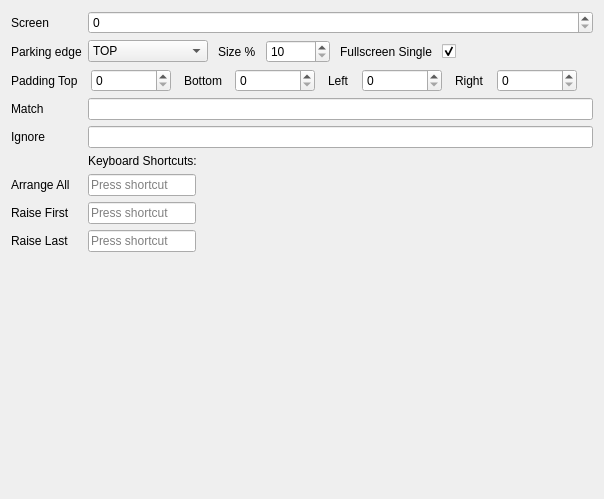
<?xml version="1.0" encoding="UTF-8"?>
<ui version="4.0">
 <class>KWin::DirectorConfigForm</class>
 <widget class="QWidget" name="KWin::DirectorConfigForm">
  <property name="geometry">
   <rect>
    <x>0</x>
    <y>0</y>
    <width>604</width>
    <height>499</height>
   </rect>
  </property>
  <property name="windowTitle">
   <string>Director</string>
  </property>
  <layout class="QFormLayout" name="formLayout_2">
   <item row="0" column="0">
    <widget class="QLabel" name="lb_screenNo">
     <property name="text">
      <string>Screen</string>
     </property>
    </widget>
   </item>
   <item row="0" column="1">
    <widget class="QSpinBox" name="kcfg_screenNo">
     <property name="toolTip">
      <string>In which screen manage the windows (0 being the first etc)</string>
     </property>
    </widget>
   </item>
   <item row="1" column="0">
    <widget class="QLabel" name="lb_parkSide">
     <property name="text">
      <string>Parking edge</string>
     </property>
    </widget>
   </item>
   <item row="1" column="1">
    <widget class="QWidget" name="parkingAreaWidget" native="true">
     <property name="sizePolicy">
      <sizepolicy hsizetype="Minimum" vsizetype="Preferred">
       <horstretch>0</horstretch>
       <verstretch>0</verstretch>
      </sizepolicy>
     </property>
     <layout class="QHBoxLayout" name="horizontalLayout_2">
      <property name="spacing">
       <number>10</number>
      </property>
      <property name="leftMargin">
       <number>0</number>
      </property>
      <property name="topMargin">
       <number>0</number>
      </property>
      <property name="bottomMargin">
       <number>0</number>
      </property>
      <item>
       <widget class="QComboBox" name="kcfg_parkSide">
        <property name="sizePolicy">
         <sizepolicy hsizetype="Fixed" vsizetype="Fixed">
          <horstretch>0</horstretch>
          <verstretch>0</verstretch>
         </sizepolicy>
        </property>
        <property name="minimumSize">
         <size>
          <width>120</width>
          <height>0</height>
         </size>
        </property>
        <property name="toolTip">
         <string>In which side of the screen to &quot;park&quot; secondary windows</string>
        </property>
        <item>
         <property name="text">
          <string>TOP</string>
         </property>
        </item>
        <item>
         <property name="text">
          <string>RIGHT</string>
         </property>
        </item>
        <item>
         <property name="text">
          <string>BOTTOM</string>
         </property>
        </item>
        <item>
         <property name="text">
          <string>LEFT</string>
         </property>
        </item>
       </widget>
      </item>
      <item>
       <widget class="QLabel" name="label_2">
        <property name="sizePolicy">
         <sizepolicy hsizetype="Fixed" vsizetype="Preferred">
          <horstretch>0</horstretch>
          <verstretch>0</verstretch>
         </sizepolicy>
        </property>
        <property name="text">
         <string>Size %</string>
        </property>
       </widget>
      </item>
      <item>
       <widget class="QSpinBox" name="kcfg_parkSize">
        <property name="sizePolicy">
         <sizepolicy hsizetype="Fixed" vsizetype="Fixed">
          <horstretch>0</horstretch>
          <verstretch>0</verstretch>
         </sizepolicy>
        </property>
        <property name="minimumSize">
         <size>
          <width>64</width>
          <height>0</height>
         </size>
        </property>
        <property name="toolTip">
         <string>The percentage of screen to use as parking area</string>
        </property>
        <property name="minimum">
         <number>10</number>
        </property>
        <property name="maximum">
         <number>40</number>
        </property>
       </widget>
      </item>
      <item>
       <widget class="QLabel" name="lb_fullScreenSingle">
        <property name="sizePolicy">
         <sizepolicy hsizetype="Fixed" vsizetype="Preferred">
          <horstretch>0</horstretch>
          <verstretch>0</verstretch>
         </sizepolicy>
        </property>
        <property name="text">
         <string>Fullscreen Single</string>
        </property>
       </widget>
      </item>
      <item>
       <widget class="QCheckBox" name="kcfg_fullScreenSingle">
        <property name="checked">
         <bool>true</bool>
        </property>
       </widget>
      </item>
     </layout>
    </widget>
   </item>
   <item row="2" column="0">
    <widget class="QLabel" name="paddingLabel">
     <property name="text">
      <string>Padding Top</string>
     </property>
    </widget>
   </item>
   <item row="2" column="1">
    <widget class="QWidget" name="paddingWidget" native="true">
     <property name="sizePolicy">
      <sizepolicy hsizetype="Minimum" vsizetype="Preferred">
       <horstretch>0</horstretch>
       <verstretch>0</verstretch>
      </sizepolicy>
     </property>
     <layout class="QHBoxLayout" name="horizontalLayout">
      <property name="spacing">
       <number>10</number>
      </property>
      <property name="leftMargin">
       <number>0</number>
      </property>
      <property name="topMargin">
       <number>0</number>
      </property>
      <property name="bottomMargin">
       <number>0</number>
      </property>
      <item>
       <widget class="QSpinBox" name="kcfg_paddingTop">
        <property name="sizePolicy">
         <sizepolicy hsizetype="Fixed" vsizetype="Fixed">
          <horstretch>0</horstretch>
          <verstretch>0</verstretch>
         </sizepolicy>
        </property>
        <property name="minimumSize">
         <size>
          <width>80</width>
          <height>0</height>
         </size>
        </property>
       </widget>
      </item>
      <item>
       <widget class="QLabel" name="lb_paddingBottom">
        <property name="sizePolicy">
         <sizepolicy hsizetype="Fixed" vsizetype="Preferred">
          <horstretch>0</horstretch>
          <verstretch>0</verstretch>
         </sizepolicy>
        </property>
        <property name="text">
         <string>Bottom</string>
        </property>
       </widget>
      </item>
      <item>
       <widget class="QSpinBox" name="kcfg_paddingBottom">
        <property name="sizePolicy">
         <sizepolicy hsizetype="Fixed" vsizetype="Fixed">
          <horstretch>0</horstretch>
          <verstretch>0</verstretch>
         </sizepolicy>
        </property>
        <property name="minimumSize">
         <size>
          <width>80</width>
          <height>0</height>
         </size>
        </property>
       </widget>
      </item>
      <item>
       <widget class="QLabel" name="lb_paddingLeft">
        <property name="sizePolicy">
         <sizepolicy hsizetype="Fixed" vsizetype="Preferred">
          <horstretch>0</horstretch>
          <verstretch>0</verstretch>
         </sizepolicy>
        </property>
        <property name="text">
         <string>Left</string>
        </property>
       </widget>
      </item>
      <item>
       <widget class="QSpinBox" name="kcfg_paddingLeft">
        <property name="sizePolicy">
         <sizepolicy hsizetype="Fixed" vsizetype="Fixed">
          <horstretch>0</horstretch>
          <verstretch>0</verstretch>
         </sizepolicy>
        </property>
        <property name="minimumSize">
         <size>
          <width>80</width>
          <height>0</height>
         </size>
        </property>
       </widget>
      </item>
      <item>
       <widget class="QLabel" name="lb_paddingRight">
        <property name="sizePolicy">
         <sizepolicy hsizetype="Fixed" vsizetype="Preferred">
          <horstretch>0</horstretch>
          <verstretch>0</verstretch>
         </sizepolicy>
        </property>
        <property name="text">
         <string>Right</string>
        </property>
       </widget>
      </item>
      <item>
       <widget class="QSpinBox" name="kcfg_paddingRight">
        <property name="sizePolicy">
         <sizepolicy hsizetype="Fixed" vsizetype="Fixed">
          <horstretch>0</horstretch>
          <verstretch>0</verstretch>
         </sizepolicy>
        </property>
        <property name="minimumSize">
         <size>
          <width>80</width>
          <height>0</height>
         </size>
        </property>
       </widget>
      </item>
     </layout>
    </widget>
   </item>
   <item row="3" column="0">
    <widget class="QLabel" name="lb_filter">
     <property name="text">
      <string>Match</string>
     </property>
    </widget>
   </item>
   <item row="3" column="1">
    <widget class="QLineEdit" name="kcfg_filter">
     <property name="toolTip">
      <string>The filter to match the windows to manage (a substring of the caption)</string>
     </property>
    </widget>
   </item>
   <item row="4" column="0">
    <widget class="QLabel" name="lb_whitelist">
     <property name="text">
      <string>Ignore</string>
     </property>
    </widget>
   </item>
   <item row="4" column="1">
    <widget class="QLineEdit" name="kcfg_whitelist">
     <property name="toolTip">
      <string>One or more filters for windows to ignore (substrings of the caption), separated by comma</string>
     </property>
    </widget>
   </item>
   <item row="5" column="1">
    <widget class="QLabel" name="label">
     <property name="sizePolicy">
      <sizepolicy hsizetype="Preferred" vsizetype="Fixed">
       <horstretch>0</horstretch>
       <verstretch>0</verstretch>
      </sizepolicy>
     </property>
     <property name="text">
      <string>Keyboard Shortcuts:</string>
     </property>
     <property name="textFormat">
      <enum>Qt::TextFormat::PlainText</enum>
     </property>
    </widget>
   </item>
   <item row="6" column="0">
    <widget class="QLabel" name="lb_arrangeAll">
     <property name="text">
      <string>Arrange All</string>
     </property>
    </widget>
   </item>
   <item row="6" column="1">
    <widget class="QKeySequenceEdit" name="kcfg_arrangeAll">
     <property name="sizePolicy">
      <sizepolicy hsizetype="Fixed" vsizetype="Fixed">
       <horstretch>0</horstretch>
       <verstretch>0</verstretch>
      </sizepolicy>
     </property>
    </widget>
   </item>
   <item row="7" column="0">
    <widget class="QLabel" name="lb_raiseFirst">
     <property name="text">
      <string>Raise First</string>
     </property>
    </widget>
   </item>
   <item row="7" column="1">
    <widget class="QKeySequenceEdit" name="kcfg_raiseFirst">
     <property name="sizePolicy">
      <sizepolicy hsizetype="Fixed" vsizetype="Fixed">
       <horstretch>0</horstretch>
       <verstretch>0</verstretch>
      </sizepolicy>
     </property>
    </widget>
   </item>
   <item row="8" column="0">
    <widget class="QLabel" name="lb_raiseLast">
     <property name="text">
      <string>Raise Last</string>
     </property>
    </widget>
   </item>
   <item row="8" column="1">
    <widget class="QKeySequenceEdit" name="kcfg_raiseLast">
     <property name="sizePolicy">
      <sizepolicy hsizetype="Fixed" vsizetype="Fixed">
       <horstretch>0</horstretch>
       <verstretch>0</verstretch>
      </sizepolicy>
     </property>
    </widget>
   </item>
  </layout>
 </widget>
 <resources/>
 <connections/>
</ui>
